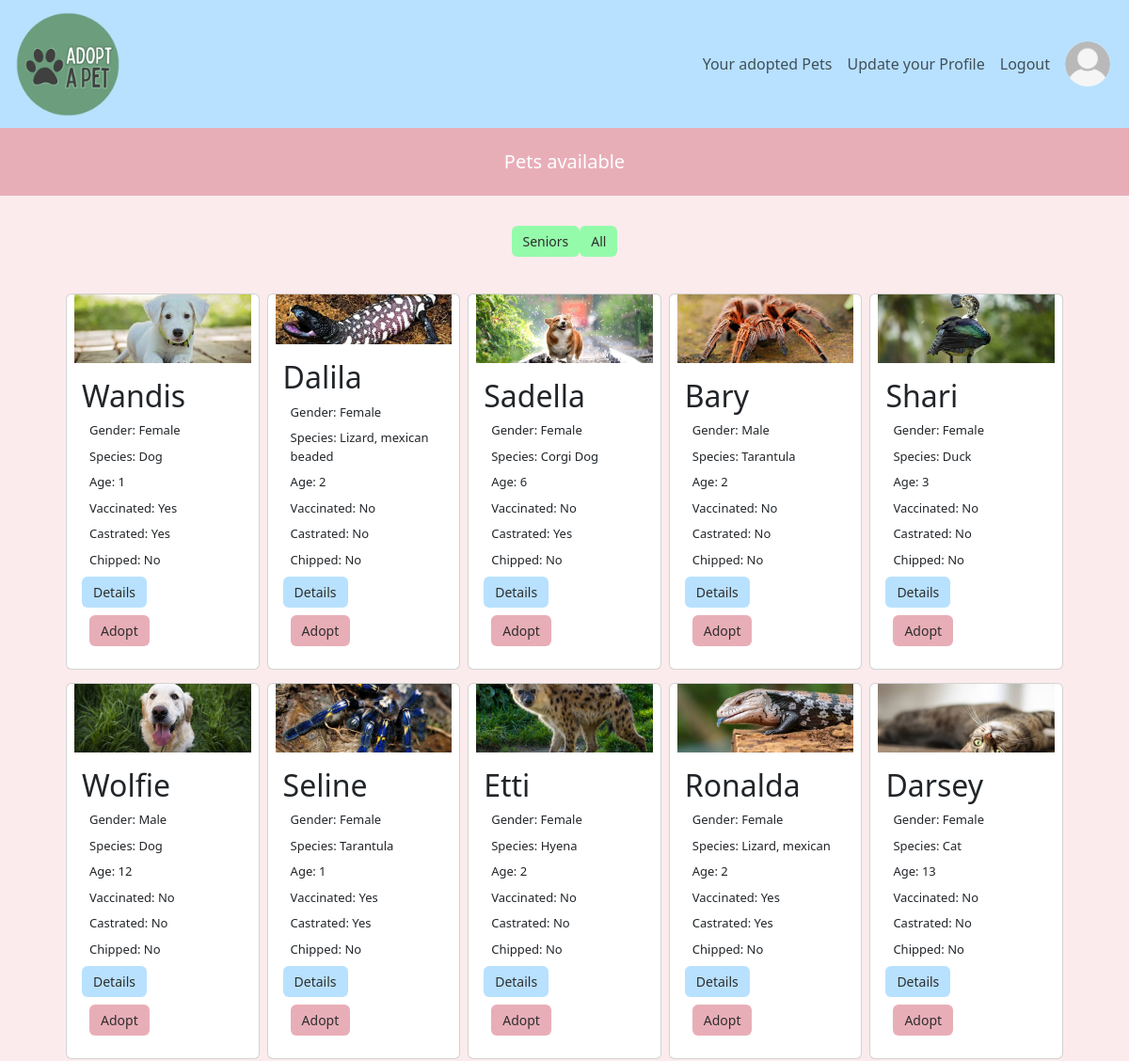
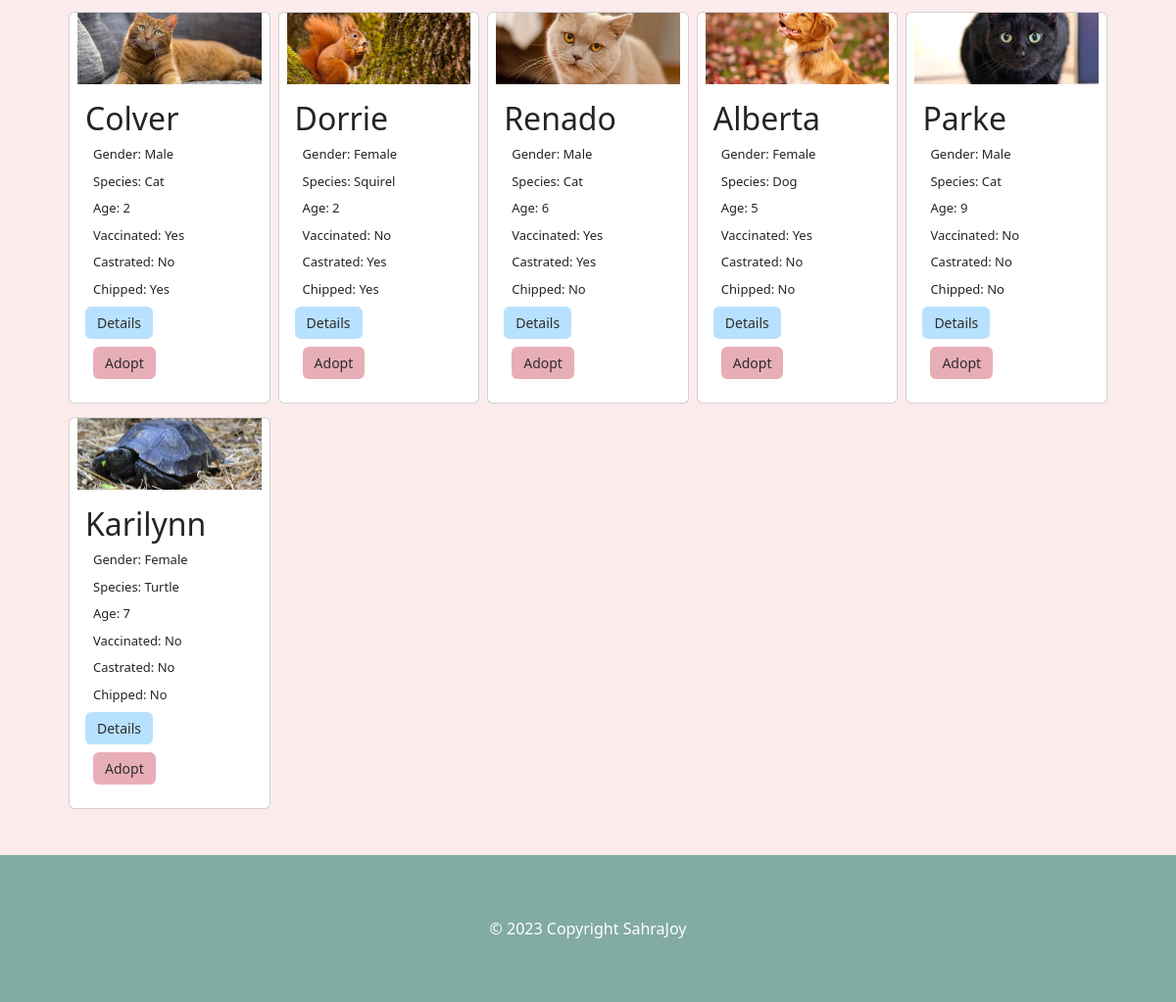
The app's page /index.php (signed in) with its own data (2 pictures, top to bottom).
### tables this page shows
CREATE TABLE `pets` (
  `pet_id` int(11) NOT NULL,
  `pet_img` varchar(265) NOT NULL,
  `pet_name` varchar(30) NOT NULL,
  `pet_gender` varchar(30) NOT NULL,
  `pet_species` varchar(30) NOT NULL,
  `pet_age` int(11) NOT NULL,
  `pet_vaccinated` tinyint(1) NOT NULL DEFAULT 0,
  `pet_castrated` tinyint(1) NOT NULL DEFAULT 0,
  `pet_chipped` tinyint(1) NOT NULL DEFAULT 0
);

### index.php (the view, shortened to what this page needs)
<?php
    require_once 'components/db_connect.php';
    $cards = "";
    if(isset($_GET['Seniors'])){
        $sql = "SELECT * FROM `pets` WHERE pet_age > 8";
    }else {
        $sql = "SELECT * FROM `pets`";
    }
    $result = mysqli_query($conn, $sql);
    if(mysqli_num_rows($result) > 0) {
        while($row = mysqli_fetch_assoc($result)) {
            $cards .= "
            <div class='p-1'>
                <div class='card' >
                    <div id='img'>
                        <img src='assets/$row[pet_img]' class='card-img-top object-fit-cover' alt='...'>
                    </div>
                    <div class='card-body'>
                        <h2 class='card-title'>$row[pet_name]</h2>
                        <p class='card-text'>Gender: $row[pet_gender]</p>
                        <p class='card-text'>Species: $row[pet_species]</p>
                        <p class='card-text'>Age: $row[pet_age]</p>
                        ";
                        if($row["pet_vaccinated"]) {
                            $cards .= " <p class='card-text'>Vaccinated: Yes</p>";
                        } else {
                            $cards .= "<p class='card-text'>Vaccinated: No</p>";
                        }
                        if($row["pet_castrated"]) {
                            $cards .= "<p class='card-text'>Castrated: Yes</p>";
                        } else {
                            $cards .= "<p class='card-text'>Castrated: No</p>";
                        }
                        if($row["pet_chipped"]) {
                            $cards .= "<p class='card-text'>Chipped: Yes</p>";
                        } else {
                            $cards .= "<p class='card-text'>Chipped: No</p>";
                        }
                        $cards .= "<a href='pets/details.php?id=$row[pet_id]' class='btn btn-primary'>Details</a>";
                        if(isset($_SESSION["user"])) {
                            $cards .= "
                            <form method='POST'>
                                <input type='hidden' value='$row[pet_id]' name='pet'>
                                <input type='submit' value='Adopt' name='adopt' class='btn btn-danger'>
                            </form>
                            ";
                        }  elseif(!isset($_SESSION["user"]) && !isset($_SESSION["adm"])) {
                            $cards .= "
                            <a href='user/login.php' class='btn btn-primary'>Adopt</a>
                            ";
                        }
                    $cards .= "</div>
                </div>
            </div>
            ";
        }
    } else {
        $cards = "no data found";
    }
?>
<!DOCTYPE html>
<html lang="en">
<head>
    <link href="https://cdn.jsdelivr.net/npm/bootstrap@5.3.2/dist/css/bootstrap.min.css" rel="stylesheet">
    <link rel="stylesheet" href="CSS/style.css">
</head>
<body>
    <?php require_once 'components/navbar.php'; ?>
    <h1>Pets available</h1>
    <div class="container">
        <form style="flex-direction: row" method="GET">
            <button type="submit" name="Seniors" class="btn btn-success">Seniors</button>
            <button type="submit" name="showAll" class="btn btn-success">All</button>
        </form>
        <div class="row row-cols-1 row-cols-sm-2 row-cols-md-3 row-cols-lg-4 row-cols-xl-5">
            <?= $cards; ?>
        </div>
    </div>
    <?php require_once 'components/footer.php';?>
</body>
</html>

### CSS/style.css (style rules this page uses)
body { background-color: rgba(252, 226, 229, 0.685); display: flex; align-items: center; justify-content: center; flex-direction: column; }
.btn-primary { background-color: #B8E1FF; border: none; color: #2e2d2d; font-weight: 500; font-size: 14px; }
.btn-success { background-color: #94FBAB; border: none; color: #2e2d2d; font-weight: 500; font-size: 14px; }
.btn-danger { background-color: #E8AEB7; border: none; color: #2e2d2d; font-weight: 500; font-size: 14px; }
h1 { color: white; background-color: #E8AEB7; font-size: 20px; width: 100%; padding: 3vh 0; display: flex; align-items: center; justify-content: center; }
p { font-size: 13px; margin: 1vh; }
.container { display: flex; align-items: center; justify-content: center; flex-direction: column; margin: 2vh; }
.container .row { margin: 3vh 3vh; display: flex; flex-wrap: wrap; justify-content: space-between; }
.container .row .card { height: 50vh; margin: 3px 0; }
.container .row .card #img { padding: 1vh; display: flex; justify-content: center; align-items: center; height: 40vh; overflow: hidden; width: 100%; }
.container form { display: flex; justify-content: start; align-items: start; flex-direction: column; padding: 1vh; }

### records on screen
pets: pet_img (picture), pet_name "Wandis", pet_gender "Female", pet_species "Dog", pet_age "1", pet_vaccinated "Vaccinated: Yes", pet_castrated "Castrated: Yes", pet_chipped "Chipped: No"
pets: pet_img (picture), pet_name "Dalila", pet_gender "Female", pet_species "Lizard, mexican beaded", pet_age "2", pet_vaccinated "Vaccinated: No", pet_castrated "Castrated: No", pet_chipped "Chipped: No"
pets: pet_img (picture), pet_name "Sadella", pet_gender "Female", pet_species "Corgi Dog", pet_age "6", pet_vaccinated "Vaccinated: No", pet_castrated "Castrated: Yes", pet_chipped "Chipped: No"
pets: pet_img (picture), pet_name "Bary", pet_gender "Male", pet_species "Tarantula", pet_age "2", pet_vaccinated "Vaccinated: No", pet_castrated "Castrated: No", pet_chipped "Chipped: No"
pets: pet_img (picture), pet_name "Shari", pet_gender "Female", pet_species "Duck", pet_age "3", pet_vaccinated "Vaccinated: No", pet_castrated "Castrated: No", pet_chipped "Chipped: No"
pets: pet_img (picture), pet_name "Wolfie", pet_gender "Male", pet_species "Dog", pet_age "12", pet_vaccinated "Vaccinated: No", pet_castrated "Castrated: No", pet_chipped "Chipped: No"
pets: pet_img (picture), pet_name "Seline", pet_gender "Female", pet_species "Tarantula", pet_age "1", pet_vaccinated "Vaccinated: Yes", pet_castrated "Castrated: Yes", pet_chipped "Chipped: No"
pets: pet_img (picture), pet_name "Etti", pet_gender "Female", pet_species "Hyena", pet_age "2", pet_vaccinated "Vaccinated: No", pet_castrated "Castrated: No", pet_chipped "Chipped: No"
pets: pet_img (picture), pet_name "Ronalda", pet_gender "Female", pet_species "Lizard, mexican", pet_age "2", pet_vaccinated "Vaccinated: Yes", pet_castrated "Castrated: Yes", pet_chipped "Chipped: No"
pets: pet_img (picture), pet_name "Darsey", pet_gender "Female", pet_species "Cat", pet_age "13", pet_vaccinated "Vaccinated: No", pet_castrated "Castrated: No", pet_chipped "Chipped: No"
pets: pet_img (picture), pet_name "Colver", pet_gender "Male", pet_species "Cat", pet_age "2", pet_vaccinated "Vaccinated: Yes", pet_castrated "Castrated: No", pet_chipped "Chipped: Yes"
pets: pet_img (picture), pet_name "Dorrie", pet_gender "Female", pet_species "Squirel", pet_age "2", pet_vaccinated "Vaccinated: No", pet_castrated "Castrated: Yes", pet_chipped "Chipped: Yes"
pets: pet_img (picture), pet_name "Renado", pet_gender "Male", pet_species "Cat", pet_age "6", pet_vaccinated "Vaccinated: Yes", pet_castrated "Castrated: Yes", pet_chipped "Chipped: No"
pets: pet_img (picture), pet_name "Alberta", pet_gender "Female", pet_species "Dog", pet_age "5", pet_vaccinated "Vaccinated: Yes", pet_castrated "Castrated: No", pet_chipped "Chipped: No"
pets: pet_img (picture), pet_name "Parke", pet_gender "Male", pet_species "Cat", pet_age "9", pet_vaccinated "Vaccinated: No", pet_castrated "Castrated: No", pet_chipped "Chipped: No"
pets: pet_img (picture), pet_name "Karilynn", pet_gender "Female", pet_species "Turtle", pet_age "7", pet_vaccinated "Vaccinated: No", pet_castrated "Castrated: No", pet_chipped "Chipped: No"
